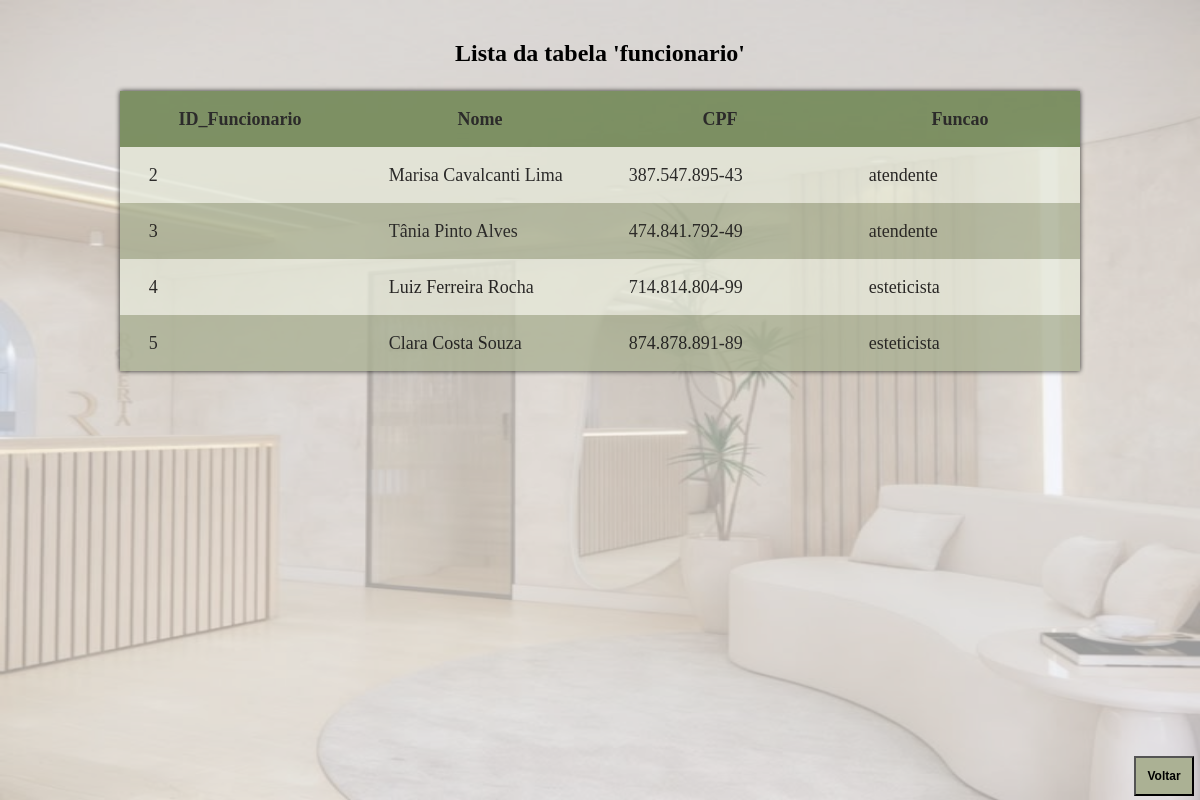
The page /AcessoBD/funcionario/Listar.php on the database its author committed.
### tables this page shows
CREATE TABLE `funcionario` (
  `ID_Funcionario` int(11) NOT NULL,
  `Nome` varchar(100) NOT NULL,
  `CPF` varchar(14) NOT NULL,
  `ID_funcao` int(11) NOT NULL
);

CREATE TABLE `funcao` (
  `ID_funcao` int(11) NOT NULL,
  `Tipo` varchar(30) NOT NULL
);

### AcessoBD/funcionario/Funcionario.php (called while the page is built, shortened)
<?php
    class Funcionario
    {
        function listar()
        {
            try
            {
                $this->conn = new Conectar();
                $sql = $this->conn->query("select * from funcionario order by ID_Funcionario");
                $sql->execute();
                return $sql->fetchAll();
            }
            catch(PDOException $exc)
            {
                echo "Erro ao executar consulta. " . $exc->getMessage();
            }
        }
    }
?>

### AcessoBD/funcionario/Funcao.php (called while the page is built, shortened)
<?php
    class Funcao
    {
        function listar2($idfun)
        {
            try
            {
                $this->conn = new Conectar();
                $sql = $this->conn->query("select * from funcao where id_funcao = $idfun");
                $sql->execute();
                $result = $sql->fetchColumn(1);
                return $result;
            }
            catch(PDOException $exc)
            {
                echo "Erro ao executar consulta. " . $exc->getMessage();
            }
        }
    }
?>

### AcessoBD/funcionario/Listar.php (the view, shortened to what this page needs)
<!DOCTYPE html>
<html lang="en">
<head>
    <link rel="stylesheet" type="text/css" href="CSS/Listar.css">
</head>
<body>
    <main>
        <?php
            $pos = 0;
            include_once 'Funcionario.php';
            $p = new Funcionario();
            $pro_bd=$p->listar();
        ?>
        <?php
            include_once 'Funcao.php';
            $p2 = new Funcao();
        ?>
        <p>Lista da tabela 'funcionario'<p>
        <table>
            <tr class="cap">
                <th>ID_Funcionario</th>
                <th>Nome</th>
                <th>CPF</th>
                <th>Funcao</th>
            </tr>
        <?php
            foreach($pro_bd as $pro_mostrar)
            {
                $pos = $pos + 1;
                if($pos % 2 == 1){
                    echo "<tr class='par'>";
                }
                else{
                    echo "<tr class='impar'>";
                }
                echo "<td> $pro_mostrar[0] </td>";
                echo "<td> $pro_mostrar[1] </td>";
                echo "<td> $pro_mostrar[2] </td>";
                echo "<td>".$p2->listar2($pro_mostrar[3])."</td>";
                echo "</tr>";
            }
        ?>
        </table>
    </main>
    <form action="../../menu/index.htm">
        <input type="submit" value="Voltar">
    </form>
    <div class="fundo"></div>
</body>
</html>

### AcessoBD/funcionario/CSS/Listar.css (style rules this page uses)
body { padding: 0; margin: 0; width: 100vw; overflow-x: hidden; }
.fundo { position: fixed; top: 0; bottom: 0; width: 100vw; height: 100vh; background-image: url('../../../img/clientesfundo.jpeg'); background-size: 100% 100%; background-repeat: no-repeat; z-index: -1; opacity: 40%; }
main { margin-top: 5vh; }
p { text-align: center; font-weight: bold; font-size: 2vw; }
table { box-shadow: 0 0 5px black; margin: auto; width: 80vw; border-collapse: collapse; font-size: 1.5vw; opacity: 80%; color: rgb(0, 0, 0); margin-bottom: 4vh; }
th { width: 25%; }
td { padding-left: 3%; }
tr { height: 7vh; }
.cap { background-color: #667f48; }
.par { background-color: rgb(228, 231, 216); }
.impar { background-color: #abb194; }
form { position: fixed; bottom: 0.5vh; right: 0.5vw; height: 5vh; width: 5vw; }
input { height: 100%; width: 100%; background-color: #abb194; color: rgb(0, 0, 0); font-weight: bold; font-size: 1vw; }

### rows shown on the page
funcionario: ID_Funcionario "2", Nome "Marisa Cavalcanti Lima", CPF "387.547.895-43", ID_funcao.Tipo "atendente"
funcionario: ID_Funcionario "3", Nome "Tânia Pinto Alves", CPF "474.841.792-49", ID_funcao.Tipo "atendente"
funcionario: ID_Funcionario "4", Nome "Luiz Ferreira Rocha", CPF "714.814.804-99", ID_funcao.Tipo "esteticista"
funcionario: ID_Funcionario "5", Nome "Clara Costa Souza", CPF "874.878.891-89", ID_funcao.Tipo "esteticista"
